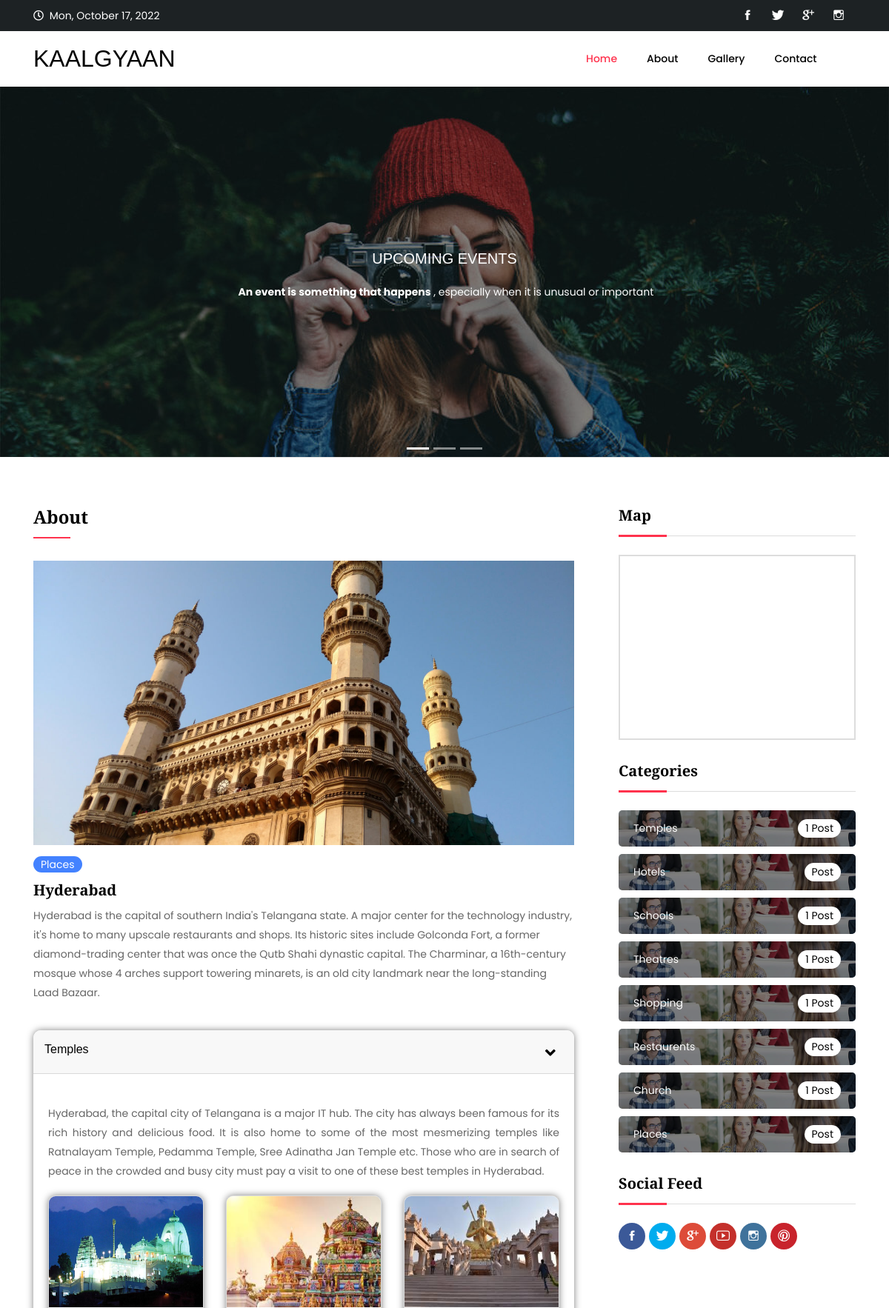
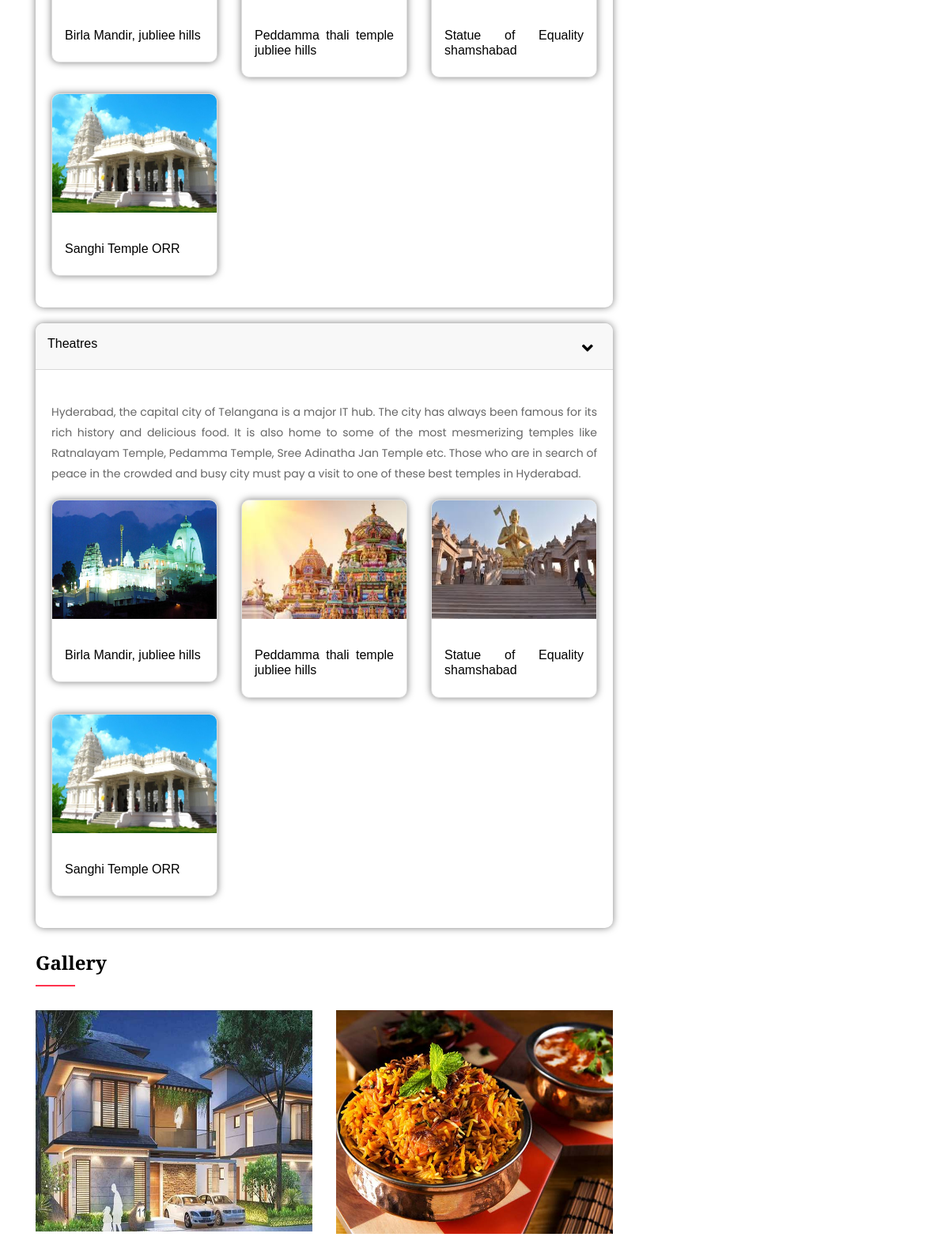
/searchpage.php (upper part), run on the app's committed database (2 pictures, top to bottom).
### tables this page shows
CREATE TABLE `searchpage_banners` (
  `id` int(11) NOT NULL,
  `title` text DEFAULT NULL,
  `category_id` int(11) DEFAULT NULL,
  `description` text DEFAULT NULL,
  `image` text DEFAULT NULL
);

CREATE TABLE `about` (
  `id` int(11) NOT NULL,
  `title` text DEFAULT NULL,
  `category_id` int(11) DEFAULT NULL,
  `description` text DEFAULT NULL,
  `image` text DEFAULT NULL
);

CREATE TABLE `categories` (
  `id` int(11) NOT NULL,
  `name` text DEFAULT NULL
);

CREATE TABLE `searchpage_accordians` (
  `id` int(11) NOT NULL,
  `city_id` int(11) DEFAULT NULL,
  `category_id` int(11) DEFAULT NULL,
  `description` text DEFAULT NULL,
  `area_name` text DEFAULT NULL,
  `image` text DEFAULT NULL
);

CREATE TABLE `homefeatured_posts` (
  `id` int(11) NOT NULL,
  `title` text DEFAULT NULL,
  `category_id` int(11) DEFAULT NULL,
  `description` text DEFAULT NULL,
  `image` text DEFAULT NULL
);

CREATE TABLE `homegallery` (
  `id` int(11) NOT NULL,
  `image` text DEFAULT NULL
);

### admin/includes/crud.php (called while the page is built, shortened)
<?php
class Database
{
    private $db_host = "localhost";
    private $db_user = "u743445510_kaalgyaan";
    private $db_pass = "Kaalgyaan@2022";
    private $db_name = "u743445510_kaalgyaan";
    private $con = false;
    private $myconn = "";
    private $result = array();
    private $numResults = "";
    public function connect()
    {
        if (!$this->con) {
            $this->myconn = new mysqli($this->db_host, $this->db_user, $this->db_pass, $this->db_name);
            if ($this->myconn->connect_errno > 0) {
                array_push($this->result, $this->myconn->connect_error);
                return false;
            } else {
                $this->con = true;
                return true;
            }
        } else {
            return true;
        }
    }
    public function sql($sql)
    {
        $this->myconn->query("SET NAMES utf8");
        $query = $this->myconn->query($sql);
        if ($query) {
            $this->numResults = 0;
            if (isset($query->num_rows) && ($query->num_rows > 0)) {
                $this->numResults = $query->num_rows;
            }
            for ($i = 0; $i < $this->numResults; $i++) {
                $r = $query->fetch_array();
                $key = array_keys($r);
                for ($x = 0; $x < count($key); $x++) {
                    if (!is_int($key[$x])) {
                        if ($query->num_rows >= 1) {
                           $this->result[$i][$key[$x]] = $r[$key[$x]];
                        } else {
                            $this->result = null;
                        }
                    }
                }
            }
            return true;
        } else {
            array_push($this->result, $this->myconn->error);
            return false;
        }
    }
    public function getResult()
    {
        $val = $this->result;
        $this->result = array();
        return $val;
    }
    public function numRows()
    {
        $val = $this->numResults;
        $this->numResults = array();
        return $val;
    }
}

### searchpage.php (the view, shortened to what this page needs)
<?php
include_once('admin/includes/crud.php');
$db = new Database();
$db->connect();
$db->sql("SET NAMES 'utf8'");
?>
<!DOCTYPE html>
<html lang="en">
<head>
<link rel="stylesheet" href="assets/css/animate.css">
<link rel="stylesheet" href="assets/bootstrap/css/bootstrap.min.css">
<link rel="stylesheet" href="assets/css/ionicons.min.css">
<link rel="stylesheet" href="assets/css/themify-icons.css">
<link rel="stylesheet" href="assets/css/linearicons.css">
<link rel="stylesheet" href="assets/css/all.min.css">
<link rel="stylesheet" href="assets/owlcarousel/css/owl.carousel.min.css">
<link rel="stylesheet" href="assets/owlcarousel/css/owl.theme.css">
<link rel="stylesheet" href="assets/owlcarousel/css/owl.theme.default.min.css">
<link rel="stylesheet" href="assets/css/magnific-popup.css">
<link rel="stylesheet" href="assets/css/style.css">
<link rel="stylesheet" href="assets/css/responsive.css">
</head>
<body>
<header class="header_wrap dark_skin fixed-top">
	<div class="top-header bg_dark light_skin">
        <div class="container">
            <div class="row align-items-center">
                <div class="col-md-7">
                    <ul class="header_list text-center text-md-left">
                    	<li><i class="far fa-clock"></i> <span id="current_time"></span></li>
                    </ul>
                </div>
                <div class="col-md-5">
                	<div class="d-flex align-items-center justify-content-center justify-content-md-end">
                        <ul class="social_icons social_white">
                            <li><a href="#"><i class="ion-social-facebook"></i></a></li>
                            <li><a href="#"><i class="ion-social-twitter"></i></a></li>
                            <li><a href="#"><i class="ion-social-googleplus"></i></a></li>
                            <li><a href="#"><i class="ion-social-instagram-outline"></i></a></li>
                        </ul>
                    </div>
                </div>
            </div>
        </div>
    </div>
	<div class="container">
    	<nav class="navbar navbar-expand-lg">
            <a class="navbar-brand" href="index.php">
                <h2 class="mb-0">KAALGYAAN</h2>
            </a>
            <div class="collapse navbar-collapse justify-content-end" id="navbarSupportedContent">
                <ul class="navbar-nav">
                    <li>
                        <a  class="nav-link  active" href="index.php">Home</a>
                    </li>
                    <li>
                        <a  class="nav-link " href="#">About</a>
                    </li>  <li>
                        <a  class="nav-link " href="#">Gallery</a>
                    </li>
                 <li><a class="nav-link nav_item" href="contact.php">Contact</a></li>
                </ul>
            </div>
            <ul class="navbar-nav attr-nav align-items-center">
                <li><a href="javascript:void(0);" class="nav-link search_trigger"><i class="linearicons-magnifier"></i></a>
                </li>
            </ul>
		</nav>
	</div>
</header>
<section class="search">
    <div id="carouselExampleCaptions" class="carousel slide" data-ride="carousel">
        <ol class="carousel-indicators">
          <li data-target="#carouselExampleCaptions" data-slide-to="0" class="active"></li>
          <li data-target="#carouselExampleCaptions" data-slide-to="1"></li>
          <li data-target="#carouselExampleCaptions" data-slide-to="2"></li>
        </ol>
        <div class="carousel-inner">
        <?php
                $sql = "SELECT * FROM `searchpage_banners`";
                $db->sql($sql);
                $result = $db->getResult();
            ?>
          <div class="carousel-item active">
            <div class="banner-overlay"></div>
            <img src="<?php echo "admin/" .$result[0]['image']; ?>" class="d-block w-100" alt="...">
            <div class="carousel-caption d-none d-md-block">
              <h5><?php echo $result[0]['title']; ?></h5>
              <p><?php echo $result[0]['description']; ?></p>
            </div>
          </div>
          <?php
                $sql = "SELECT * FROM `searchpage_banners`";
                $db->sql($sql);
            ?>
        </div>
      </div>
</section>
<div class="section pt-0 pb_70">
	<div class="container">
    	<div class="row">
        	<div class="col-12">
            	<hr class="mt-0">
                <div class="medium_divider clearfix"></div>
            </div>
        </div>
    	<div class="row">
        	<div class="col-lg-8">
                <div class="heading_s2">
                	<h4>About</h4>
                </div>
                <?php
                    $sql = "SELECT *,categories.name AS name FROM `about`,`categories` WHERE about.category_id=categories.id AND about.id=1";
                    $db->sql($sql);
                    $res = $db->getResult();
                ?>
            	<div class="blog_article blog_grid_module">
                	<div class="blog_post">
                        <div class="blog_img">
                            <a href="#">
                            	<img src="<?php echo "admin/" .$res[0]['image']; ?>" alt="blog_img1">
                            </a>
                        </div>
                        <div class="blog_content">
                        	<div class="blog_text">
                        		<div class="blog_tags">
                                    <a class="blog_tags_cat bg_blue" href="#"><?php echo $res[0]['name']; ?></a>
                                </div>
                        		<h5 class="blog_heading"><a href="#"><?php echo $res[0]['title']; ?></a></h5>
                        		<p><?php echo $res[0]['description']; ?> </p>
                        	</div>
                        </div>
                    </div>
                </div>
                <div id="accordion" class="kal">
                <?php
                            $sql = "SELECT DISTINCT name FROM `searchpage_accordians`,`categories` WHERE searchpage_accordians.category_id=categories.id AND city_id=1 ORDER BY name";
                            $db->sql($sql);
                            $result = $db->getResult();
                            foreach ($result as $value) {
                        ?>
                    <div class="card">
                      <div class="card-header" id="headingOne">
                        <h5 class="mb-0">
                          <button class="btn btn-link" data-toggle="collapse" data-target="#collapseOne" aria-expanded="true" aria-controls="collapseOne">
                          <?php echo $value['name']; ?> <span class="accicon" id="accicon"><i class="fas fa-angle-up rotate-icon"></i></span>
                          </button>
                        </h5>
                      </div>
                      <div id="collapseOne" class="collapse show" aria-labelledby="headingOne" data-parent="#accordion">
                        <div class="card-body">
                            <?php
                                $sql = "SELECT * FROM `searchpage_accordians` WHERE category_id=1 AND city_id=1";
                                $db->sql($sql);
                                $result = $db->getResult();
                            ?>
                            <p><?php echo $result[0]['description']; ?></p>
                            <div class="row">
                                <?php
                                    $sql = "SELECT * FROM `searchpage_accordians` WHERE category_id=1 AND city_id=1";
                                    $db->sql($sql);
                                    $result = $db->getResult();
                                    foreach($result as $value){
                                ?>
                                <div class="col-lg-4">
                                   <div class="card card-bod">
                                    <img src="<?php echo "admin/" .$value['image']; ?>" class="img-fluid" alt="">
                                    <div class="temple-name">
                                        <h6 class="color p-3"><?php echo $value['area_name']; ?></h6>
                                    </div>
                                </div>
                            </div>
                            <?php } ?>
                         </div>
                      </div>
                    </div>
                </div>
                 <?php } ?>
                </div>
            </div>
            <div class="col-lg-4">
            	<div class="sidebar">
                    <div class="widget">
                        <h5 class="widget_title">Map</h5>
                        <iframe src="https://www.google.com/maps/embed?pb=!1m18!1m12!1m3!1d243647.25176871577!2d78.40804555!3d17.4123487!2m3!1f0!2f0!3f0!3m2!1i1024!2i768!4f13.1!3m3!1m2!1s0x3bcb99daeaebd2c7%3A0xae93b78392bafbc2!2sHyderabad%2C%20Telangana%2C%20India!5e0!3m2!1sen!2suk!4v1659194535324!5m2!1sen!2suk"
                        width="100%" height="250" style="border:2px solid #ddd;padding: 10px;"
                        allowfullscreen="" loading="lazy"></iframe>
                    </div>
                    <div class="widget">
                    	<h5 class="widget_title">Categories</h5>
                        <ul class="widget_categories">
                        <?php
                        $sql = "SELECT * FROM `categories`";
                        $db->sql($sql);
                        $result = $db->getResult();
                        foreach ($result as $value) {
                        ?>
                        	<li><a href="#<?php $value['id']; ?>"><div class="cat_bg background_bg overlay_bg_50" data-img-src="assets/images/cat_img1.jpg"><div class="post_category"><span class="cat_title"><?php echo $value['name'] ?></span><span
                                    class="cat_num" id=<?php echo $value['id']; ?>> <?php
                        $sql = "SELECT * FROM `homefeatured_posts` WHERE category_id= $value[id]";
                        $db->sql($sql);
                        $result = $db->getResult();
                        $num = $db->numRows($result);
                        foreach ($result as $value) {
                            echo $num;
                        }
                        ?> Post</span></div></div></a></li>
                            <?php } ?>
                        </ul>
                    </div>
                	<div class="widget">
                    	<h5 class="widget_title">Social Feed</h5>
                        <ul class="widget_social social_icons rounded_social">
                            <li><a href="#" class="sc_facebook"><i class="ion-social-facebook"></i></a></li>
                            <li><a href="#" class="sc_twitter"><i class="ion-social-twitter"></i></a></li>
                            <li><a href="#" class="sc_gplus"><i class="ion-social-googleplus"></i></a></li>
                            <li><a href="#" class="sc_youtube"><i class="ion-social-youtube-outline"></i></a></li>
                            <li><a href="#" class="sc_instagram"><i class="ion-social-instagram-outline"></i></a></li>
                            <li><a href="#" class="sc_pinterest"><i class="ion-social-pinterest-outline"></i></a></li>
                    	</ul>
                    </div>
                </div>
        </div>
    </div>
</div>
<section class="gal">
    <div class="container">
        <div class="row">
            <div class="col-lg-12">
                <div class="heading_s2">
                	<h4>Gallery</h4>
                </div>
            </div>
            <?php
                $sql = "SELECT * FROM `homegallery`";
                $db->sql($sql);
                $result = $db->getResult();
                foreach ($result as $value) {
            ?>
            <div class="col-lg-4">
                <img src="<?php echo "admin/" .$value['image']; ?>" alt="" class="img-fluid">
            </div>
            <?php } ?>
        </div>
    </div>
</section>
</body>
</html>

### assets/css/responsive.css (style rules this page uses)
@media only screen and (min-width: 992px) { .sidebar { padding-left: 30px; } }

### data on the page
searchpage_banners: image (picture), title "UPCOMING EVENTS", description "An event is something that happens , especially when it is unusual or important"
about: image (picture), category.name "Places", title "Hyderabad", description "Hyderabad is the capital of southern India's Telangana state. A major center for the technology industry, it's home to many upscale restaurants and shops. Its historic sites include Golconda Fort, a former diamond-trading center that was once the Qutb Shahi dynastic capital. The Charminar, a 16th-century mosque whose 4 arches support towering minarets, is an old city landmark near the long-standing Laad Bazaar."
searchpage_accordians: description "Hyderabad, the capital city of Telangana is a major IT hub. The city has always been famous for its rich history and delicious food. It is also home to some of the most mesmerizing temples like Ratnalayam Temple, Pedamma Temple, Sree Adinatha Jan Temple etc. Those who are in search of peace in the crowded and busy city must pay a visit to one of these best temples in Hyderabad.", image (picture), area_name "Birla Mandir, jubliee hills"
searchpage_accordians: image (picture), area_name "Peddamma thali temple jubliee hills"
searchpage_accordians: image (picture), area_name "Statue of Equality shamshabad"
searchpage_accordians: image (picture), area_name "Sanghi Temple ORR"
categories: name "Temples"
homefeatured_posts: num "1"
categories: name "Hotels"
categories: name "Schools"
homefeatured_posts: num "1"
categories: name "Theatres"
homefeatured_posts: num "1"
categories: name "Shopping"
homefeatured_posts: num "1"
categories: name "Restaurents"
categories: name "Church"
homefeatured_posts: num "1"
homegallery: image (picture)
homegallery: image (picture)

### other printed values
$value['name'] "Temples"
$value['name'] "Theatres"
$value['name'] "Places"
